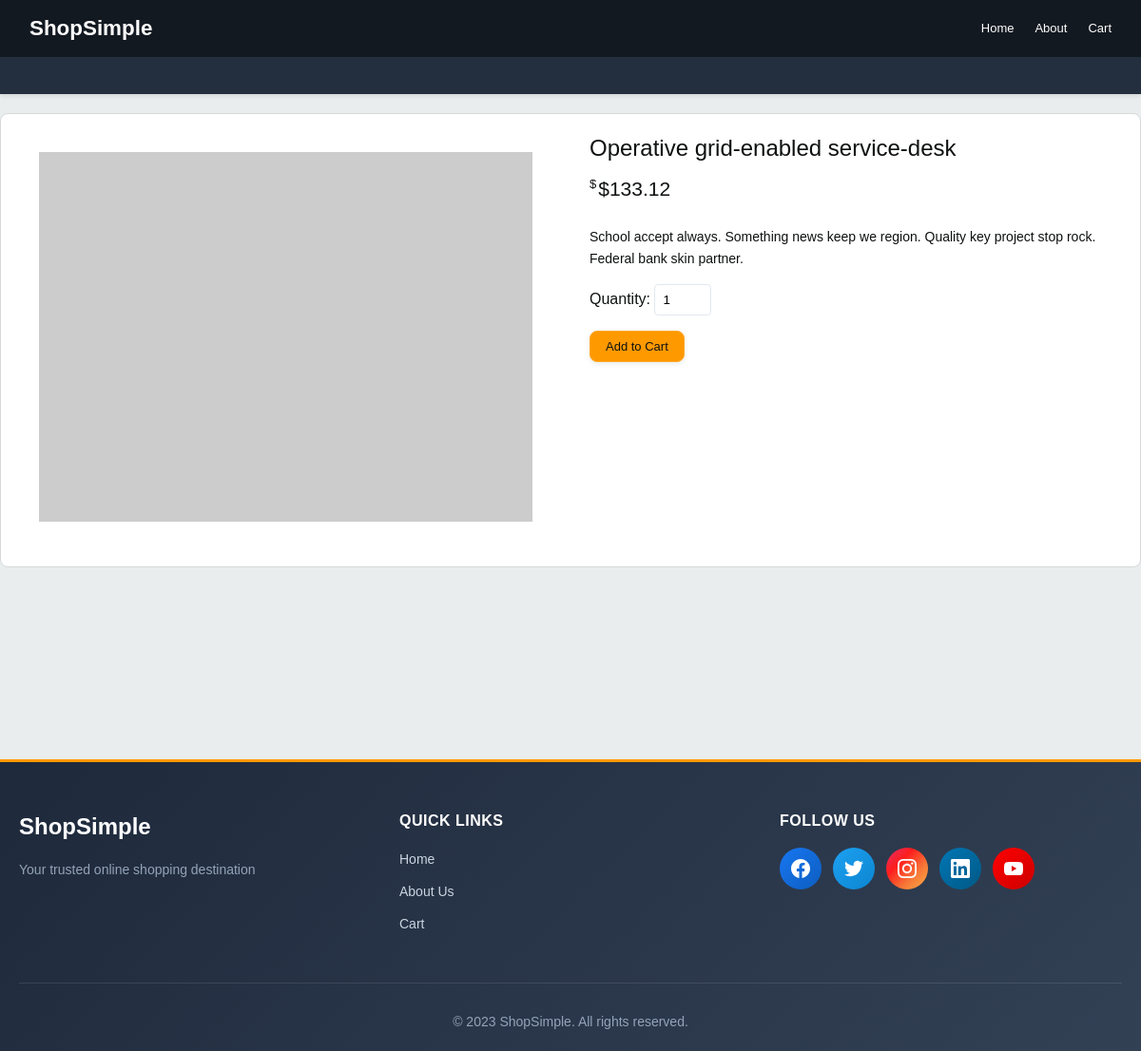
/product/5, run on the app's committed database.
### models.py (models this page shows, shortened)
class Product(db.Model):
    __tablename__ = 'products'
    id = db.Column(db.Integer, primary_key=True)
    name = db.Column(db.String(200), nullable=False)
    description = db.Column(db.Text)
    price = db.Column(db.Float, nullable=False)
    image_url = db.Column(db.String(500))
    stock_quantity = db.Column(db.Integer, default=0)
    category = db.Column(db.String(100), default='General')
    created_at = db.Column(db.DateTime, default=datetime.utcnow)

### app.py (the view)
@app.route('/product/<int:product_id>')
def product_detail(product_id):
    product = Product.query.get_or_404(product_id)
    return render_template('product.html', product=product)

### templates/product.html
{% extends 'base.html' %}
{% block content %}
<div class="product-detail">
    <div class="product-gallery">
        {% if product.image_url %}
        <img src="{{ product.image_url }}" alt="{{ product.name }}" class="product-detail-image">
        {% else %}
        <div class="product-detail-image" style="background-color: #e2e8f0; height: 400px;"></div>
        {% endif %}
    </div>
    <div class="product-meta">
        <h1>{{ product.name }}</h1>
        <div class="product-price">${{ "%.2f"|format(product.price) }}</div>
        <div class="product-description">
            {{ product.description }}
        </div>
        <form action="{{ url_for('add_to_cart', product_id=product.id) }}" method="POST">
            <div style="margin-bottom: 1rem;">
                <label for="quantity">Quantity:</label>
                <input type="number" id="quantity" name="quantity" value="1" min="1"
                    style="padding: 0.5rem; border: 1px solid #e2e8f0; border-radius: 4px; width: 60px;">
            </div>
            <button type="submit" class="btn">Add to Cart</button>
        </form>
    </div>
</div>
{% endblock %}

### static/style.css (style rules this page uses)
:root { --amazon-orange: #FF9900; --amazon-dark: #131921; --amazon-light: #232F3E; --amazon-blue: #007185; --background-color: #EAEDED; --text-color: #0F1111; --card-bg: #ffffff; --border-color: #D5D9D9; --success-color: #067D62; --warning-color: #F08804; --danger-color: #B12704; }
* { box-sizing: border-box; margin: 0; padding: 0; }
body { font-family: 'Amazon Ember', Arial, sans-serif; background-color: var(--background-color); color: var(--text-color); line-height: 1.5; }
.product-price { font-size: 21px; color: var(--text-color); font-weight: 400; margin-bottom: 8px; }
.product-price::before { content: '$'; font-size: 13px; vertical-align: super; margin-right: 2px; }
.btn { display: inline-block; padding: 8px 16px; background-color: var(--amazon-orange); color: var(--text-color); text-decoration: none; border-radius: 8px; text-align: center; border: 1px solid #FFA724; cursor: pointer; font-size: 13px; font-weight: 400; transition: all 0.2s; box-shadow: 0 2px 5px rgba(213, 217, 217, 0.5); }
.product-detail { display: grid; grid-template-columns: 1fr 1fr; gap: 40px; background: var(--card-bg); padding: 20px; border-radius: 8px; border: 1px solid var(--border-color); }
.product-detail-image { width: 100%; height: auto; border-radius: 4px; padding: 20px; background: white; }
.product-meta { display: flex; flex-direction: column; }
.product-meta h1 { font-size: 24px; font-weight: 400; margin-bottom: 12px; color: var(--text-color); line-height: 1.3; }
.product-description { margin: 16px 0; color: var(--text-color); font-size: 14px; line-height: 1.6; }

### data on the page
Product: name "Operative grid-enabled service-desk", price "133.12", description "School accept always. Something news keep we region. Quality key project stop rock. Federal bank skin partner."
